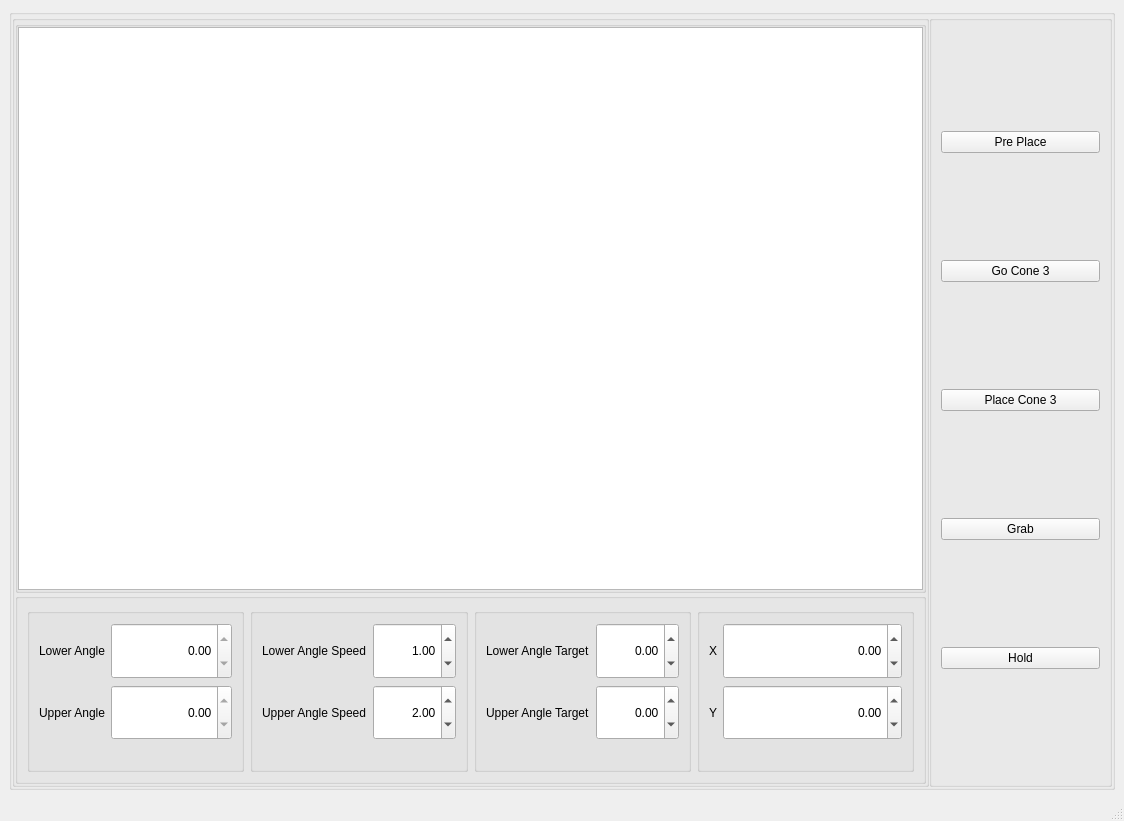
<?xml version="1.0" encoding="UTF-8"?>
<ui version="4.0">
 <class>MainWindow</class>
 <widget class="QMainWindow" name="MainWindow">
  <property name="geometry">
   <rect>
    <x>0</x>
    <y>0</y>
    <width>1124</width>
    <height>821</height>
   </rect>
  </property>
  <property name="windowTitle">
   <string>MainWindow</string>
  </property>
  <widget class="QWidget" name="centralwidget">
   <layout class="QVBoxLayout" name="verticalLayout">
    <item>
     <widget class="QGroupBox" name="groupBox_8">
      <property name="title">
       <string/>
      </property>
      <layout class="QHBoxLayout" name="horizontalLayout_2">
       <property name="spacing">
        <number>0</number>
       </property>
       <property name="leftMargin">
        <number>0</number>
       </property>
       <property name="topMargin">
        <number>0</number>
       </property>
       <property name="rightMargin">
        <number>0</number>
       </property>
       <property name="bottomMargin">
        <number>0</number>
       </property>
       <item>
        <widget class="QGroupBox" name="groupBox_6">
         <property name="sizePolicy">
          <sizepolicy hsizetype="Preferred" vsizetype="Preferred">
           <horstretch>5</horstretch>
           <verstretch>0</verstretch>
          </sizepolicy>
         </property>
         <property name="title">
          <string/>
         </property>
         <layout class="QVBoxLayout" name="verticalLayout_3">
          <property name="spacing">
           <number>0</number>
          </property>
          <property name="leftMargin">
           <number>0</number>
          </property>
          <property name="topMargin">
           <number>0</number>
          </property>
          <property name="rightMargin">
           <number>0</number>
          </property>
          <property name="bottomMargin">
           <number>0</number>
          </property>
          <item>
           <widget class="QGroupBox" name="groupBox">
            <property name="sizePolicy">
             <sizepolicy hsizetype="Preferred" vsizetype="Preferred">
              <horstretch>0</horstretch>
              <verstretch>3</verstretch>
             </sizepolicy>
            </property>
            <property name="title">
             <string/>
            </property>
            <layout class="QVBoxLayout" name="verticalLayout_2">
             <property name="spacing">
              <number>0</number>
             </property>
             <property name="leftMargin">
              <number>0</number>
             </property>
             <property name="topMargin">
              <number>0</number>
             </property>
             <property name="rightMargin">
              <number>0</number>
             </property>
             <property name="bottomMargin">
              <number>0</number>
             </property>
             <item>
              <widget class="QGraphicsView" name="main_sim">
               <property name="verticalScrollBarPolicy">
                <enum>Qt::ScrollBarAlwaysOff</enum>
               </property>
               <property name="horizontalScrollBarPolicy">
                <enum>Qt::ScrollBarAlwaysOff</enum>
               </property>
               <property name="transformationAnchor">
                <enum>QGraphicsView::NoAnchor</enum>
               </property>
              </widget>
             </item>
            </layout>
           </widget>
          </item>
          <item>
           <widget class="QGroupBox" name="groupBox_2">
            <property name="sizePolicy">
             <sizepolicy hsizetype="Preferred" vsizetype="Preferred">
              <horstretch>0</horstretch>
              <verstretch>1</verstretch>
             </sizepolicy>
            </property>
            <property name="title">
             <string/>
            </property>
            <layout class="QHBoxLayout" name="horizontalLayout">
             <item>
              <widget class="QGroupBox" name="groupBox_3">
               <property name="sizePolicy">
                <sizepolicy hsizetype="Preferred" vsizetype="Preferred">
                 <horstretch>1</horstretch>
                 <verstretch>0</verstretch>
                </sizepolicy>
               </property>
               <property name="title">
                <string/>
               </property>
               <layout class="QGridLayout" name="gridLayout_3">
                <item row="1" column="0">
                 <widget class="QLabel" name="label_8">
                  <property name="text">
                   <string>Upper Angle</string>
                  </property>
                 </widget>
                </item>
                <item row="0" column="1">
                 <widget class="QDoubleSpinBox" name="lower_arm_at">
                  <property name="sizePolicy">
                   <sizepolicy hsizetype="Expanding" vsizetype="MinimumExpanding">
                    <horstretch>1</horstretch>
                    <verstretch>0</verstretch>
                   </sizepolicy>
                  </property>
                  <property name="minimumSize">
                   <size>
                    <width>0</width>
                    <height>30</height>
                   </size>
                  </property>
                  <property name="styleSheet">
                   <string notr="true"/>
                  </property>
                  <property name="wrapping">
                   <bool>false</bool>
                  </property>
                  <property name="alignment">
                   <set>Qt::AlignRight|Qt::AlignTrailing|Qt::AlignVCenter</set>
                  </property>
                  <property name="readOnly">
                   <bool>true</bool>
                  </property>
                  <property name="buttonSymbols">
                   <enum>QAbstractSpinBox::UpDownArrows</enum>
                  </property>
                  <property name="showGroupSeparator" stdset="0">
                   <bool>false</bool>
                  </property>
                  <property name="minimum">
                   <double>-360.000000000000000</double>
                  </property>
                  <property name="maximum">
                   <double>360.000000000000000</double>
                  </property>
                  <property name="singleStep">
                   <double>5.000000000000000</double>
                  </property>
                 </widget>
                </item>
                <item row="0" column="0">
                 <widget class="QLabel" name="label_7">
                  <property name="text">
                   <string>Lower Angle</string>
                  </property>
                 </widget>
                </item>
                <item row="2" column="0" colspan="2">
                 <widget class="QLabel" name="label_9">
                  <property name="text">
                   <string/>
                  </property>
                 </widget>
                </item>
                <item row="1" column="1">
                 <widget class="QDoubleSpinBox" name="upper_arm_at">
                  <property name="sizePolicy">
                   <sizepolicy hsizetype="Expanding" vsizetype="MinimumExpanding">
                    <horstretch>1</horstretch>
                    <verstretch>0</verstretch>
                   </sizepolicy>
                  </property>
                  <property name="minimumSize">
                   <size>
                    <width>0</width>
                    <height>30</height>
                   </size>
                  </property>
                  <property name="styleSheet">
                   <string notr="true"/>
                  </property>
                  <property name="wrapping">
                   <bool>false</bool>
                  </property>
                  <property name="alignment">
                   <set>Qt::AlignRight|Qt::AlignTrailing|Qt::AlignVCenter</set>
                  </property>
                  <property name="readOnly">
                   <bool>true</bool>
                  </property>
                  <property name="buttonSymbols">
                   <enum>QAbstractSpinBox::UpDownArrows</enum>
                  </property>
                  <property name="showGroupSeparator" stdset="0">
                   <bool>false</bool>
                  </property>
                  <property name="minimum">
                   <double>-360.000000000000000</double>
                  </property>
                  <property name="maximum">
                   <double>360.000000000000000</double>
                  </property>
                  <property name="singleStep">
                   <double>5.000000000000000</double>
                  </property>
                 </widget>
                </item>
               </layout>
              </widget>
             </item>
             <item>
              <widget class="QGroupBox" name="groupBox_5">
               <property name="sizePolicy">
                <sizepolicy hsizetype="Preferred" vsizetype="Preferred">
                 <horstretch>1</horstretch>
                 <verstretch>0</verstretch>
                </sizepolicy>
               </property>
               <property name="title">
                <string/>
               </property>
               <layout class="QGridLayout" name="gridLayout">
                <item row="0" column="0">
                 <widget class="QLabel" name="label">
                  <property name="text">
                   <string>Lower Angle Speed</string>
                  </property>
                 </widget>
                </item>
                <item row="1" column="0">
                 <widget class="QLabel" name="label_2">
                  <property name="text">
                   <string>Upper Angle Speed</string>
                  </property>
                 </widget>
                </item>
                <item row="2" column="0">
                 <widget class="QLabel" name="label_3">
                  <property name="text">
                   <string/>
                  </property>
                 </widget>
                </item>
                <item row="0" column="1">
                 <widget class="QDoubleSpinBox" name="lower_arm_speed">
                  <property name="sizePolicy">
                   <sizepolicy hsizetype="Expanding" vsizetype="MinimumExpanding">
                    <horstretch>1</horstretch>
                    <verstretch>0</verstretch>
                   </sizepolicy>
                  </property>
                  <property name="minimumSize">
                   <size>
                    <width>0</width>
                    <height>30</height>
                   </size>
                  </property>
                  <property name="styleSheet">
                   <string notr="true"/>
                  </property>
                  <property name="wrapping">
                   <bool>false</bool>
                  </property>
                  <property name="alignment">
                   <set>Qt::AlignRight|Qt::AlignTrailing|Qt::AlignVCenter</set>
                  </property>
                  <property name="buttonSymbols">
                   <enum>QAbstractSpinBox::UpDownArrows</enum>
                  </property>
                  <property name="showGroupSeparator" stdset="0">
                   <bool>false</bool>
                  </property>
                  <property name="minimum">
                   <double>-360.000000000000000</double>
                  </property>
                  <property name="maximum">
                   <double>360.000000000000000</double>
                  </property>
                  <property name="singleStep">
                   <double>0.100000000000000</double>
                  </property>
                  <property name="value">
                   <double>1.000000000000000</double>
                  </property>
                 </widget>
                </item>
                <item row="1" column="1">
                 <widget class="QDoubleSpinBox" name="upper_arm_speed">
                  <property name="sizePolicy">
                   <sizepolicy hsizetype="Expanding" vsizetype="MinimumExpanding">
                    <horstretch>1</horstretch>
                    <verstretch>0</verstretch>
                   </sizepolicy>
                  </property>
                  <property name="minimumSize">
                   <size>
                    <width>0</width>
                    <height>30</height>
                   </size>
                  </property>
                  <property name="styleSheet">
                   <string notr="true"/>
                  </property>
                  <property name="wrapping">
                   <bool>false</bool>
                  </property>
                  <property name="alignment">
                   <set>Qt::AlignRight|Qt::AlignTrailing|Qt::AlignVCenter</set>
                  </property>
                  <property name="buttonSymbols">
                   <enum>QAbstractSpinBox::UpDownArrows</enum>
                  </property>
                  <property name="showGroupSeparator" stdset="0">
                   <bool>false</bool>
                  </property>
                  <property name="minimum">
                   <double>-360.000000000000000</double>
                  </property>
                  <property name="maximum">
                   <double>360.000000000000000</double>
                  </property>
                  <property name="singleStep">
                   <double>0.100000000000000</double>
                  </property>
                  <property name="value">
                   <double>2.000000000000000</double>
                  </property>
                 </widget>
                </item>
               </layout>
              </widget>
             </item>
             <item>
              <widget class="QGroupBox" name="groupBox_7">
               <property name="sizePolicy">
                <sizepolicy hsizetype="Preferred" vsizetype="Preferred">
                 <horstretch>1</horstretch>
                 <verstretch>0</verstretch>
                </sizepolicy>
               </property>
               <property name="title">
                <string/>
               </property>
               <layout class="QGridLayout" name="gridLayout_4">
                <item row="0" column="0">
                 <widget class="QLabel" name="label_10">
                  <property name="text">
                   <string>Lower Angle Target</string>
                  </property>
                 </widget>
                </item>
                <item row="1" column="0">
                 <widget class="QLabel" name="label_11">
                  <property name="text">
                   <string>Upper Angle Target</string>
                  </property>
                 </widget>
                </item>
                <item row="2" column="0">
                 <widget class="QLabel" name="label_12">
                  <property name="text">
                   <string/>
                  </property>
                 </widget>
                </item>
                <item row="0" column="1">
                 <widget class="QDoubleSpinBox" name="lower_arm_angle">
                  <property name="sizePolicy">
                   <sizepolicy hsizetype="Expanding" vsizetype="MinimumExpanding">
                    <horstretch>1</horstretch>
                    <verstretch>0</verstretch>
                   </sizepolicy>
                  </property>
                  <property name="minimumSize">
                   <size>
                    <width>0</width>
                    <height>30</height>
                   </size>
                  </property>
                  <property name="styleSheet">
                   <string notr="true"/>
                  </property>
                  <property name="wrapping">
                   <bool>false</bool>
                  </property>
                  <property name="alignment">
                   <set>Qt::AlignRight|Qt::AlignTrailing|Qt::AlignVCenter</set>
                  </property>
                  <property name="buttonSymbols">
                   <enum>QAbstractSpinBox::UpDownArrows</enum>
                  </property>
                  <property name="showGroupSeparator" stdset="0">
                   <bool>false</bool>
                  </property>
                  <property name="minimum">
                   <double>-360.000000000000000</double>
                  </property>
                  <property name="maximum">
                   <double>360.000000000000000</double>
                  </property>
                  <property name="singleStep">
                   <double>5.000000000000000</double>
                  </property>
                 </widget>
                </item>
                <item row="1" column="1">
                 <widget class="QDoubleSpinBox" name="upper_arm_angle">
                  <property name="sizePolicy">
                   <sizepolicy hsizetype="Expanding" vsizetype="MinimumExpanding">
                    <horstretch>1</horstretch>
                    <verstretch>0</verstretch>
                   </sizepolicy>
                  </property>
                  <property name="minimumSize">
                   <size>
                    <width>0</width>
                    <height>30</height>
                   </size>
                  </property>
                  <property name="styleSheet">
                   <string notr="true"/>
                  </property>
                  <property name="wrapping">
                   <bool>false</bool>
                  </property>
                  <property name="alignment">
                   <set>Qt::AlignRight|Qt::AlignTrailing|Qt::AlignVCenter</set>
                  </property>
                  <property name="buttonSymbols">
                   <enum>QAbstractSpinBox::UpDownArrows</enum>
                  </property>
                  <property name="showGroupSeparator" stdset="0">
                   <bool>false</bool>
                  </property>
                  <property name="minimum">
                   <double>-360.000000000000000</double>
                  </property>
                  <property name="maximum">
                   <double>360.000000000000000</double>
                  </property>
                  <property name="singleStep">
                   <double>5.000000000000000</double>
                  </property>
                 </widget>
                </item>
               </layout>
              </widget>
             </item>
             <item>
              <widget class="QGroupBox" name="groupBox_4">
               <property name="sizePolicy">
                <sizepolicy hsizetype="Preferred" vsizetype="Preferred">
                 <horstretch>1</horstretch>
                 <verstretch>0</verstretch>
                </sizepolicy>
               </property>
               <property name="title">
                <string/>
               </property>
               <layout class="QGridLayout" name="gridLayout_2">
                <item row="1" column="0">
                 <widget class="QLabel" name="label_5">
                  <property name="text">
                   <string>Y</string>
                  </property>
                 </widget>
                </item>
                <item row="0" column="0">
                 <widget class="QLabel" name="label_4">
                  <property name="text">
                   <string>X</string>
                  </property>
                 </widget>
                </item>
                <item row="2" column="0">
                 <widget class="QLabel" name="label_6">
                  <property name="text">
                   <string/>
                  </property>
                 </widget>
                </item>
                <item row="0" column="1">
                 <widget class="QDoubleSpinBox" name="arm_x">
                  <property name="sizePolicy">
                   <sizepolicy hsizetype="Expanding" vsizetype="MinimumExpanding">
                    <horstretch>1</horstretch>
                    <verstretch>0</verstretch>
                   </sizepolicy>
                  </property>
                  <property name="minimumSize">
                   <size>
                    <width>0</width>
                    <height>30</height>
                   </size>
                  </property>
                  <property name="styleSheet">
                   <string notr="true"/>
                  </property>
                  <property name="wrapping">
                   <bool>false</bool>
                  </property>
                  <property name="alignment">
                   <set>Qt::AlignRight|Qt::AlignTrailing|Qt::AlignVCenter</set>
                  </property>
                  <property name="buttonSymbols">
                   <enum>QAbstractSpinBox::UpDownArrows</enum>
                  </property>
                  <property name="showGroupSeparator" stdset="0">
                   <bool>false</bool>
                  </property>
                  <property name="minimum">
                   <double>-180.000000000000000</double>
                  </property>
                  <property name="maximum">
                   <double>180.000000000000000</double>
                  </property>
                  <property name="singleStep">
                   <double>1.000000000000000</double>
                  </property>
                 </widget>
                </item>
                <item row="1" column="1">
                 <widget class="QDoubleSpinBox" name="arm_y">
                  <property name="sizePolicy">
                   <sizepolicy hsizetype="Expanding" vsizetype="MinimumExpanding">
                    <horstretch>1</horstretch>
                    <verstretch>0</verstretch>
                   </sizepolicy>
                  </property>
                  <property name="minimumSize">
                   <size>
                    <width>0</width>
                    <height>30</height>
                   </size>
                  </property>
                  <property name="styleSheet">
                   <string notr="true"/>
                  </property>
                  <property name="wrapping">
                   <bool>false</bool>
                  </property>
                  <property name="alignment">
                   <set>Qt::AlignRight|Qt::AlignTrailing|Qt::AlignVCenter</set>
                  </property>
                  <property name="buttonSymbols">
                   <enum>QAbstractSpinBox::UpDownArrows</enum>
                  </property>
                  <property name="showGroupSeparator" stdset="0">
                   <bool>false</bool>
                  </property>
                  <property name="minimum">
                   <double>-180.000000000000000</double>
                  </property>
                  <property name="maximum">
                   <double>180.000000000000000</double>
                  </property>
                  <property name="singleStep">
                   <double>1.000000000000000</double>
                  </property>
                 </widget>
                </item>
               </layout>
              </widget>
             </item>
            </layout>
           </widget>
          </item>
         </layout>
        </widget>
       </item>
       <item>
        <widget class="QGroupBox" name="groupBox_9">
         <property name="sizePolicy">
          <sizepolicy hsizetype="Preferred" vsizetype="Preferred">
           <horstretch>1</horstretch>
           <verstretch>0</verstretch>
          </sizepolicy>
         </property>
         <property name="title">
          <string/>
         </property>
         <layout class="QVBoxLayout" name="verticalLayout_4">
          <item>
           <widget class="QPushButton" name="pre_place">
            <property name="text">
             <string>Pre Place</string>
            </property>
           </widget>
          </item>
          <item>
           <widget class="QPushButton" name="cone_3">
            <property name="text">
             <string>Go Cone 3</string>
            </property>
           </widget>
          </item>
          <item>
           <widget class="QPushButton" name="place_cone_3">
            <property name="text">
             <string>Place Cone 3</string>
            </property>
           </widget>
          </item>
          <item>
           <widget class="QPushButton" name="grab">
            <property name="text">
             <string>Grab</string>
            </property>
           </widget>
          </item>
          <item>
           <widget class="QPushButton" name="hold">
            <property name="text">
             <string>Hold</string>
            </property>
           </widget>
          </item>
         </layout>
        </widget>
       </item>
      </layout>
     </widget>
    </item>
   </layout>
  </widget>
  <widget class="QMenuBar" name="menubar">
   <property name="geometry">
    <rect>
     <x>0</x>
     <y>0</y>
     <width>1124</width>
     <height>25</height>
    </rect>
   </property>
  </widget>
  <widget class="QStatusBar" name="statusbar"/>
 </widget>
 <resources/>
 <connections/>
</ui>
